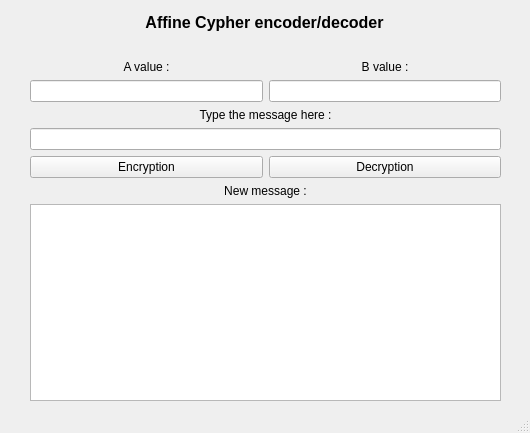
<?xml version="1.0" encoding="UTF-8"?>
<ui version="4.0">
 <class>MainWindow</class>
 <widget class="QMainWindow" name="MainWindow">
  <property name="geometry">
   <rect>
    <x>0</x>
    <y>0</y>
    <width>530</width>
    <height>433</height>
   </rect>
  </property>
  <property name="windowTitle">
   <string>MainWindow</string>
  </property>
  <widget class="QWidget" name="centralwidget">
   <widget class="QWidget" name="layoutWidget">
    <property name="geometry">
     <rect>
      <x>30</x>
      <y>60</y>
      <width>471</width>
      <height>341</height>
     </rect>
    </property>
    <layout class="QGridLayout" name="gridLayout">
     <item row="7" column="0" colspan="2">
      <widget class="QTextEdit" name="New_msg_textEdit">
       <property name="sizePolicy">
        <sizepolicy hsizetype="Ignored" vsizetype="Expanding">
         <horstretch>0</horstretch>
         <verstretch>0</verstretch>
        </sizepolicy>
       </property>
      </widget>
     </item>
     <item row="4" column="1">
      <widget class="QPushButton" name="Decryption_pushButton">
       <property name="text">
        <string>Decryption</string>
       </property>
      </widget>
     </item>
     <item row="1" column="1">
      <widget class="QLineEdit" name="B_value_lineEdit"/>
     </item>
     <item row="1" column="0">
      <widget class="QLineEdit" name="A_value_lineEdit"/>
     </item>
     <item row="6" column="0" colspan="2">
      <widget class="QLabel" name="New_msg_label">
       <property name="text">
        <string>New message :</string>
       </property>
       <property name="alignment">
        <set>Qt::AlignCenter</set>
       </property>
      </widget>
     </item>
     <item row="2" column="0" colspan="2">
      <widget class="QLabel" name="type_msg_label">
       <property name="text">
        <string>Type the message here :</string>
       </property>
       <property name="alignment">
        <set>Qt::AlignCenter</set>
       </property>
      </widget>
     </item>
     <item row="3" column="0" colspan="2">
      <widget class="QLineEdit" name="Message_lineEdit"/>
     </item>
     <item row="0" column="0">
      <widget class="QLabel" name="A_value_label">
       <property name="text">
        <string>A value :</string>
       </property>
       <property name="alignment">
        <set>Qt::AlignCenter</set>
       </property>
      </widget>
     </item>
     <item row="4" column="0">
      <widget class="QPushButton" name="Encryption_pushButton">
       <property name="text">
        <string>Encryption</string>
       </property>
      </widget>
     </item>
     <item row="0" column="1">
      <widget class="QLabel" name="B_value_label">
       <property name="text">
        <string>B value :</string>
       </property>
       <property name="alignment">
        <set>Qt::AlignCenter</set>
       </property>
      </widget>
     </item>
    </layout>
   </widget>
   <widget class="QLabel" name="Title">
    <property name="geometry">
     <rect>
      <x>30</x>
      <y>10</y>
      <width>469</width>
      <height>24</height>
     </rect>
    </property>
    <property name="maximumSize">
     <size>
      <width>16777215</width>
      <height>16777215</height>
     </size>
    </property>
    <property name="font">
     <font>
      <pointsize>12</pointsize>
      <weight>75</weight>
      <bold>true</bold>
     </font>
    </property>
    <property name="lineWidth">
     <number>1</number>
    </property>
    <property name="midLineWidth">
     <number>0</number>
    </property>
    <property name="text">
     <string>Affine Cypher encoder/decoder</string>
    </property>
    <property name="textFormat">
     <enum>Qt::PlainText</enum>
    </property>
    <property name="alignment">
     <set>Qt::AlignCenter</set>
    </property>
   </widget>
  </widget>
  <widget class="QStatusBar" name="statusbar"/>
 </widget>
 <resources/>
 <connections/>
</ui>
